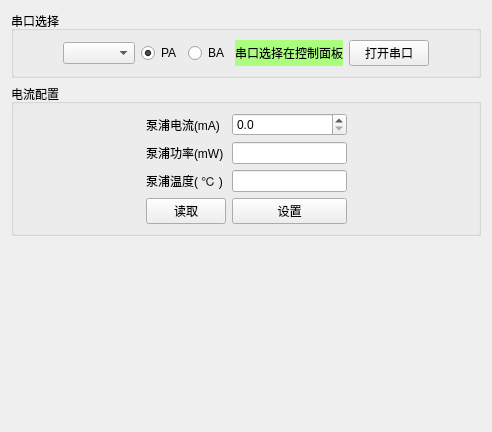
      <widget class="QWidget" name="tabWidgetPage_guangxun">
       <attribute name="icon">
        <iconset resource="images.qrc">
         <normaloff>:/icon/放大.png</normaloff>:/icon/放大.png</iconset>
       </attribute>
       <attribute name="title">
        <string>光迅</string>
       </attribute>
       <layout class="QGridLayout" name="gridLayout_14">
        <item row="3" column="0">
         <spacer name="verticalSpacer_3">
          <property name="orientation">
           <enum>Qt::Vertical</enum>
          </property>
          <property name="sizeHint" stdset="0">
           <size>
            <width>20</width>
            <height>185</height>
           </size>
          </property>
         </spacer>
        </item>
        <item row="0" column="0">
         <widget class="QGroupBox" name="groupBox_3">
          <property name="title">
           <string>串口选择</string>
          </property>
          <layout class="QHBoxLayout" name="horizontalLayout_7">
           <item>
            <spacer name="horizontalSpacer_32">
             <property name="orientation">
              <enum>Qt::Horizontal</enum>
             </property>
             <property name="sizeHint" stdset="0">
              <size>
               <width>40</width>
               <height>20</height>
              </size>
             </property>
            </spacer>
           </item>
           <item>
            <widget class="QComboBox" name="comboBox_com_2"/>
           </item>
           <item>
            <widget class="QRadioButton" name="radioButton_pa">
             <property name="toolTip">
              <string/>
             </property>
             <property name="statusTip">
              <string/>
             </property>
             <property name="text">
              <string>PA</string>
             </property>
             <property name="checked">
              <bool>true</bool>
             </property>
            </widget>
           </item>
           <item>
            <widget class="QRadioButton" name="radioButton_ba">
             <property name="text">
              <string>BA</string>
             </property>
            </widget>
           </item>
           <item>
            <widget class="QLabel" name="label_guang_tips">
             <property name="styleSheet">
              <string notr="true">background-color: rgb(170, 255, 127);</string>
             </property>
             <property name="text">
              <string>串口选择在控制面板</string>
             </property>
            </widget>
           </item>
           <item>
            <widget class="QPushButton" name="pushButton_changer_2">
             <property name="styleSheet">
              <string notr="true"/>
             </property>
             <property name="text">
              <string>打开串口</string>
             </property>
            </widget>
           </item>
           <item>
            <spacer name="horizontalSpacer_8">
             <property name="orientation">
              <enum>Qt::Horizontal</enum>
             </property>
             <property name="sizeHint" stdset="0">
              <size>
               <width>40</width>
               <height>20</height>
              </size>
             </property>
            </spacer>
           </item>
          </layout>
         </widget>
        </item>
        <item row="1" column="0">
         <widget class="QGroupBox" name="groupBox_4">
          <property name="title">
           <string>电流配置</string>
          </property>
          <layout class="QHBoxLayout" name="horizontalLayout_8">
           <item>
            <spacer name="horizontalSpacer_24">
             <property name="orientation">
              <enum>Qt::Horizontal</enum>
             </property>
             <property name="sizeHint" stdset="0">
              <size>
               <width>100</width>
               <height>20</height>
              </size>
             </property>
            </spacer>
           </item>
           <item>
            <layout class="QGridLayout" name="gridLayout">
             <item row="0" column="0">
              <widget class="QLabel" name="label_5">
               <property name="text">
                <string>泵浦电流(mA)</string>
               </property>
              </widget>
             </item>
             <item row="0" column="1">
              <widget class="QDoubleSpinBox" name="doubleSpinBox_current">
               <property name="minimumSize">
                <size>
                 <width>113</width>
                 <height>0</height>
                </size>
               </property>
               <property name="decimals">
                <number>1</number>
               </property>
               <property name="maximum">
                <double>1000.000000000000000</double>
               </property>
              </widget>
             </item>
             <item row="1" column="0">
              <widget class="QLabel" name="label_4">
               <property name="text">
                <string>泵浦功率(mW)</string>
               </property>
              </widget>
             </item>
             <item row="1" column="1">
              <widget class="QLineEdit" name="lineEdit_power">
               <property name="minimumSize">
                <size>
                 <width>115</width>
                 <height>0</height>
                </size>
               </property>
               <property name="readOnly">
                <bool>true</bool>
               </property>
              </widget>
             </item>
             <item row="2" column="0">
              <widget class="QLabel" name="label_3">
               <property name="text">
                <string>泵浦温度( ℃ )</string>
               </property>
              </widget>
             </item>
             <item row="2" column="1">
              <widget class="QLineEdit" name="lineEdit_temper">
               <property name="minimumSize">
                <size>
                 <width>113</width>
                 <height>0</height>
                </size>
               </property>
               <property name="readOnly">
                <bool>true</bool>
               </property>
              </widget>
             </item>
             <item row="3" column="0">
              <widget class="QPushButton" name="pushButton_read">
               <property name="text">
                <string>读取</string>
               </property>
              </widget>
             </item>
             <item row="3" column="1">
              <widget class="QPushButton" name="pushButton_set_2">
               <property name="text">
                <string>设置</string>
               </property>
              </widget>
             </item>
            </layout>
           </item>
           <item>
            <spacer name="horizontalSpacer_9">
             <property name="orientation">
              <enum>Qt::Horizontal</enum>
             </property>
             <property name="sizeHint" stdset="0">
              <size>
               <width>100</width>
               <height>20</height>
              </size>
             </property>
            </spacer>
           </item>
          </layout>
         </widget>
        </item>
       </layout>
      </widget>
